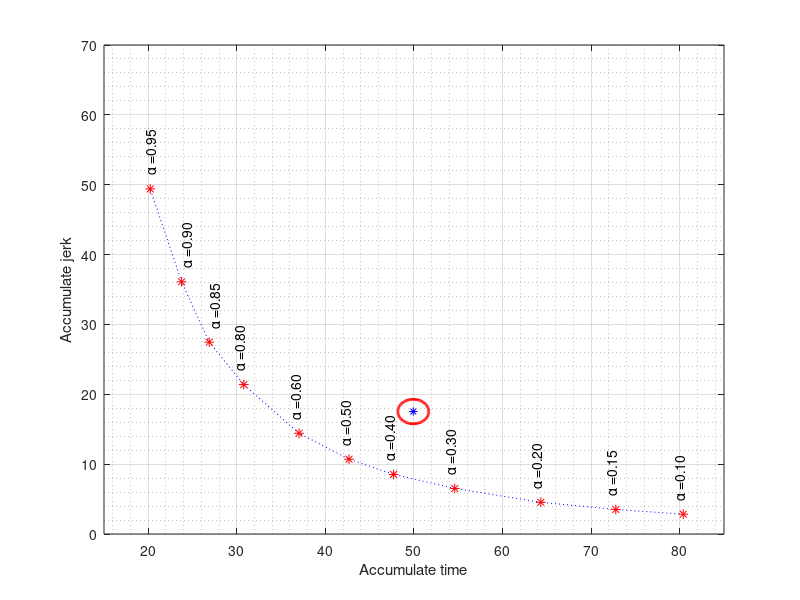

MATLAB code for this plot:
close all
clc
alfa=[0.10,0.15,0.20,0.30,0.40,0.50,0.60,0.80,0.85,0.90,0.95];
jerk=[2.84,3.51,4.54,6.52,8.53,10.71,14.42,21.39,27.46,36.10,49.40];
time=[80.4,72.78,64.32,54.60,47.7,42.66,37.02,30.78,26.88,23.76,20.22];
figure
plot(time,jerk,'b:*',...
    'LineWidth',0.5,...
    'MarkerSize',7,...
    'MarkerEdgeColor','r')
hold on

plot(49.92,17.53,'b*')
viscircles([49.92,17.53],1.75)

text(time(1)-0.5,jerk(1)+2,'{\alpha =0.10}','Rotation',90)
text(time(2)-0.5,jerk(2)+2,'{\alpha =0.15}','Rotation',90)
text(time(3)-0.5,jerk(3)+2,'{\alpha =0.20}','Rotation',90)
%text(time(4)-0.5,jerk(4)+2,'{\alpha =0.25}','Rotation',90)
text(time(4)-0.5,jerk(4)+2,'{\alpha =0.30}','Rotation',90)
%%text(time(5)-0.5,jerk(5)+2,'{\alpha =0.35}','Rotation',90)
text(time(5)-0.5,jerk(5)+2,'{\alpha =0.40}','Rotation',90)
%text(time(6)-0.5,jerk(6)+2,'{\alpha =0.45}','Rotation',90)
text(time(6)-0.5,jerk(6)+2,'{\alpha =0.50}','Rotation',90)
%text(time(10)-0.5,jerk(10)+2,'{\alpha =0.55}','Rotation',90)
text(time(7)-0.5,jerk(7)+2,'{\alpha =0.60}','Rotation',90)
%text(time(12)-0.5,jerk(12)+2,'{\alpha =0.65}','Rotation',90)
%text(time(13)+0.5,jerk(13)+2,'{\alpha =0.70}','Rotation',90)
%text(time(8)+0.5,jerk(8)+2,'{\alpha =0.75}','Rotation',90)
text(time(8)-0.5,jerk(8)+2,'{\alpha =0.80}','Rotation',90)
text(time(9)+0.5,jerk(9)+2,'{\alpha =0.85}','Rotation',90)
text(time(10)+0.5,jerk(10)+2,'{\alpha =0.90}','Rotation',90)
text(time(11),jerk(11)+2,'{\alpha =0.95}','Rotation',90)

xlabel("Accumulate time")
ylabel("Accumulate jerk")
axis([15 85 0 70])
grid on
grid minor